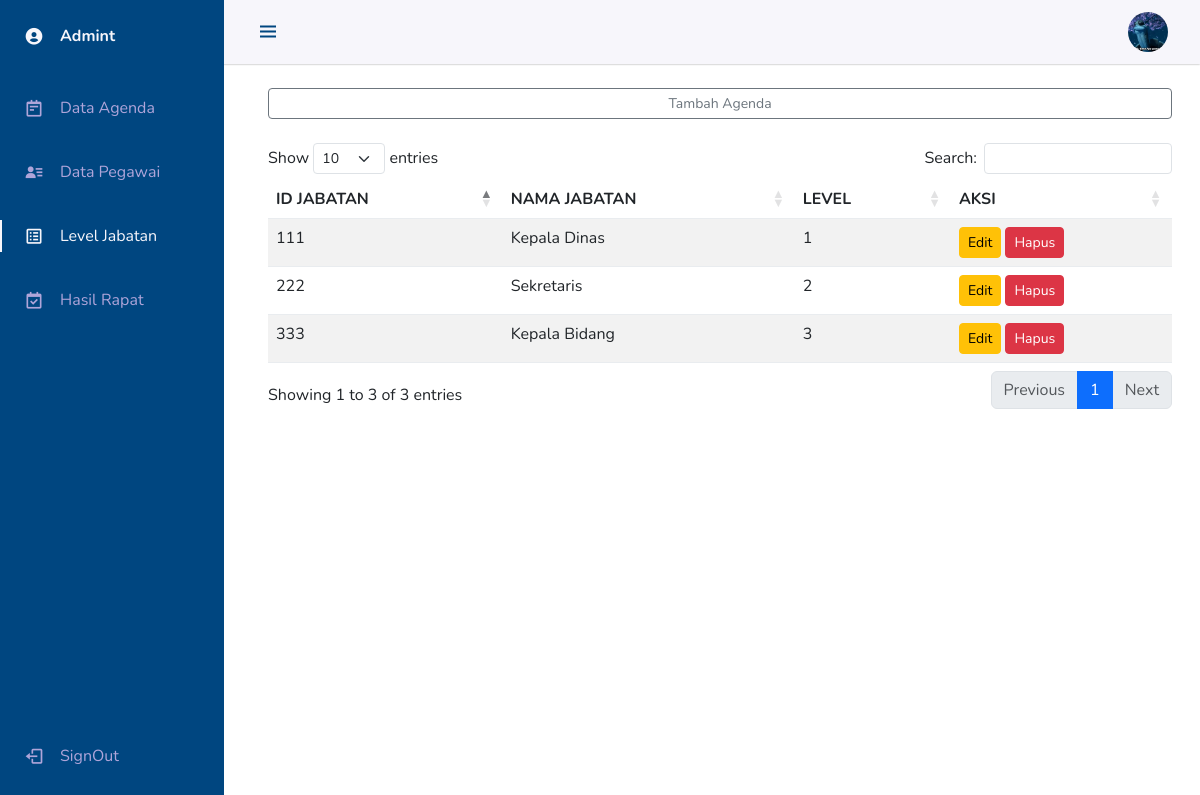
/dataview/index.php?page=jabatan (signed in), run on the app's committed database.
### tables this page shows
CREATE TABLE `jabatan` (
  `id_jabatan` varchar(50) NOT NULL,
  `nama_jabatan` varchar(20) NOT NULL,
  `level` int(11) NOT NULL
);

### dataview/jabatan.php (the view, shortened to what this page needs)
<?php $page = "jabatan";
include 'header.php';
require '../function.php';
?>
<!DOCTYPE html>
<html lang="en">
<head>
</head>
<body>
    <div class="d-grid gap-2">
        <a href="?page=tambahjabatan" class="btn btn-outline-secondary btn-sm">Tambah Agenda</a>
    </div><br>
    <div class="table-responsive">
    <table id="example" class="table table-striped border-light-subtle">
        <thead>
            <tr>
                <th>ID JABATAN</th>
                <th>NAMA JABATAN</th>
                <th>LEVEL</th>
                <th>AKSI</th>
            </tr>
        </thead>
        <tbody>
            <?php
            $data = mysqli_query($conn, "select * from jabatan");
            while ($row = mysqli_fetch_array($data)) { ?>
                <tr>
                    <td><?php echo $row['id_jabatan']; ?></td>
                    <td><?php echo $row['nama_jabatan']; ?></td>
                    <td><?php echo $row['level']; ?></td>
                    <td><a href="?page=editjabatan&id_jabatan=<?php echo $row['id_jabatan']; ?>" class="btn btn-sm btn-warning">Edit</a>
                        <a href="?page=jabatan&id_jabatan=<?php echo $row['id_jabatan']; ?>" class="btn btn-sm btn-danger btn-delet">Hapus</a>
                </tr>
            <?php }
            ?>
        </tbody>
    </table>
    </div>
</body>
</html>

### style.css (style rules this page uses)
:root { --header-height: 3rem; --nav-width: 68px; --first-color: #004680; --first-color-light: #AFA5D9; --white-color: #F7F6FB; --body-font: 'Nunito', sans-serif; --normal-font-size: 1rem; --z-fixed: 100 }
body { position: relative; margin: var(--header-height) 0 0 0; padding: 0 1rem; font-family: var(--body-font); font-size: var(--normal-font-size); transition: .5s }
a { text-decoration: none }
table td, table td * { vertical-align: top; }
.body-pd { padding-left: calc(var(--nav-width) + 1rem) }
@media screen and (min-width: 768px) { body { margin: calc(var(--header-height) + 1rem) 0 0 0; padding-left: calc(var(--nav-width) + 2rem) } }
@media screen and (min-width: 768px) { .body-pd { padding-left: calc(var(--nav-width) + 188px) } }

### data on the page
jabatan: id_jabatan "111", nama_jabatan "Kepala Dinas", level "1"
jabatan: id_jabatan "222", nama_jabatan "Sekretaris", level "2"
jabatan: id_jabatan "333", nama_jabatan "Kepala Bidang", level "3"
